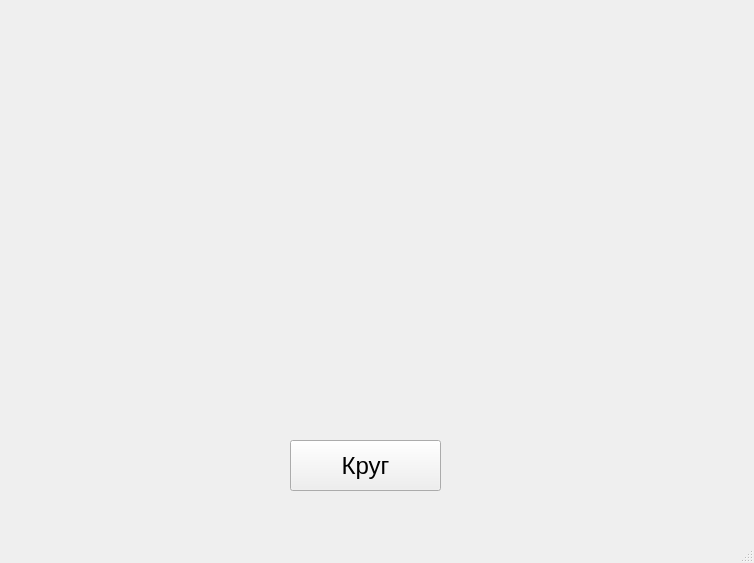
<?xml version="1.0" encoding="UTF-8"?>
<ui version="4.0">
 <class>MainWindow</class>
 <widget class="QMainWindow" name="MainWindow">
  <property name="geometry">
   <rect>
    <x>0</x>
    <y>0</y>
    <width>754</width>
    <height>563</height>
   </rect>
  </property>
  <property name="windowTitle">
   <string>MainWindow</string>
  </property>
  <widget class="QWidget" name="centralwidget">
   <widget class="QPushButton" name="pushButton">
    <property name="geometry">
     <rect>
      <x>290</x>
      <y>440</y>
      <width>151</width>
      <height>51</height>
     </rect>
    </property>
    <property name="font">
     <font>
      <pointsize>18</pointsize>
     </font>
    </property>
    <property name="text">
     <string>Круг</string>
    </property>
   </widget>
  </widget>
  <widget class="QMenuBar" name="menubar">
   <property name="geometry">
    <rect>
     <x>0</x>
     <y>0</y>
     <width>754</width>
     <height>33</height>
    </rect>
   </property>
  </widget>
  <widget class="QStatusBar" name="statusbar"/>
 </widget>
 <resources/>
 <connections/>
</ui>
